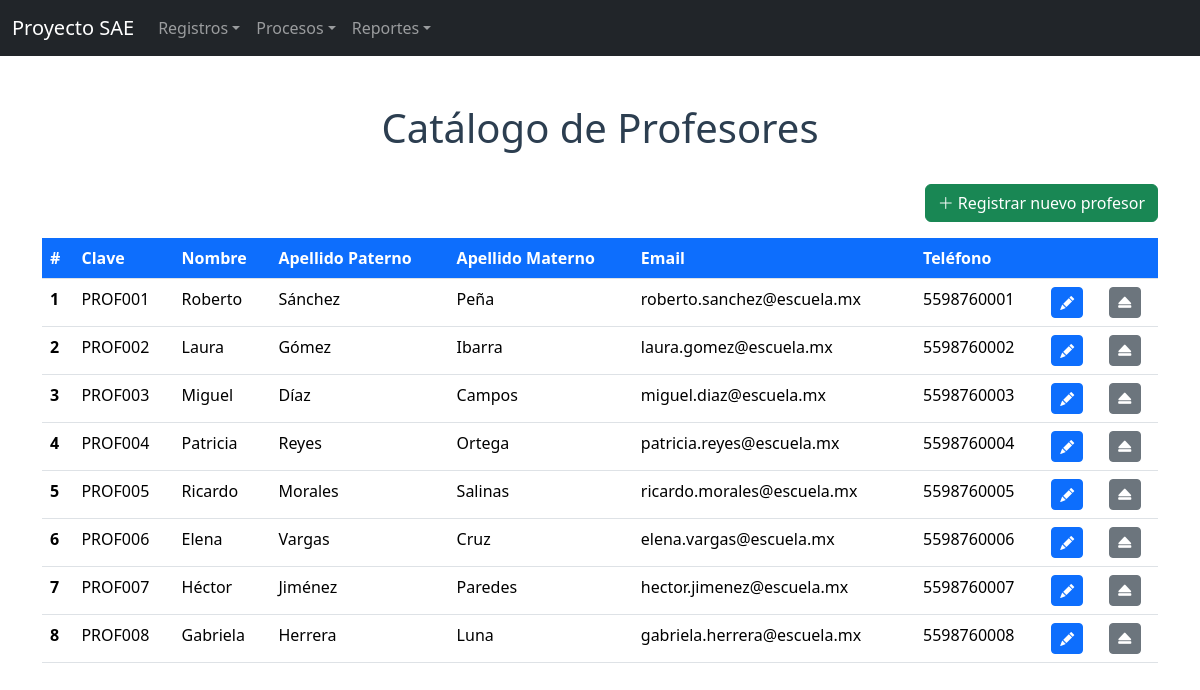
The app's page /Cruds/crudprofesores.php with its own data.
### tables this page shows
CREATE TABLE profesores (
    ID_PROFESORES     INT AUTO_INCREMENT PRIMARY KEY,
    CLAVE             VARCHAR(15) NOT NULL,
    NOMBRE            VARCHAR(30) NOT NULL,
    APELLIDO_PATERNO  VARCHAR(15) NOT NULL,
    APELLIDO_MATERNO  VARCHAR(15) NOT NULL,
    CORREO            VARCHAR(50) NOT NULL,
    TELEFONO          VARCHAR(35) NOT NULL,
    ESTATUS           VARCHAR(4)  NOT NULL DEFAULT 'ALTA'
);

### Cruds/conexion.php (called while the page is built, shortened)
<?php
$base = preg_replace('#/(Cruds|formularios)/.*$#i', '', $_SERVER['SCRIPT_NAME']);
$servidor = "localhost";
$usuario  = "root";
$password = "";
$base_datos = "proyecto_sae";
$conexion = new mysqli($servidor, $usuario, $password, $base_datos);
$conexion->set_charset("utf8mb4");
return $conexion;

### Cruds/crudprofesores.php (the view, shortened to what this page needs)
<?php
$mysqli = include "conexion.php";
$resultado = $mysqli->query("SELECT ID_PROFESORES AS idprof, CLAVE AS clave, NOMBRE AS nombre, APELLIDO_PATERNO AS apaterno, APELLIDO_MATERNO AS amaterno, CORREO AS correo, TELEFONO AS telefono FROM profesores WHERE ESTATUS = 'ALTA'");
$profesores = $resultado->fetch_all(MYSQLI_ASSOC);
?>
<!DOCTYPE html>
<html lang="es">
<head>
    <link href="<?= $base ?>/assets/css/bootstrap.min.css" rel="stylesheet">
    <link rel="stylesheet" href="<?= $base ?>/assets/css/bootstrap-icons.css">
</head>
<body>
<?php include __DIR__ . "/../NavBar/navbar.php"; ?>
<div class="container">
    <br><br>
    <h1 align="center">Catálogo de Profesores</h1>
    <br>
    <div class="d-flex justify-content-end mb-3">
        <a href="<?= $base ?>/formularios/alta/Formulario_Profesores.php" class="btn btn-success">
            <i class="bi bi-plus-lg"></i> Registrar nuevo profesor
        </a>
    </div>
    <table class="table">
        <thead class="thead-dark">
            <tr>
                <th scope="col">#</th>
                <th scope="col">Clave</th>
                <th scope="col">Nombre</th>
                <th scope="col">Apellido Paterno</th>
                <th scope="col">Apellido Materno</th>
                <th scope="col">Email</th>
                <th scope="col">Teléfono</th>
                <th scope="col"></th>
                <th scope="col"></th>
            </tr>
        </thead>
        <tbody>
<?php foreach ($profesores as $profesor) { ?>
            <tr>
                <th scope="row"><?php echo $profesor["idprof"]; ?></th>
                <td><?php echo htmlspecialchars($profesor["clave"]); ?></td>
                <td><?php echo htmlspecialchars($profesor["nombre"]); ?></td>
                <td><?php echo htmlspecialchars($profesor["apaterno"]); ?></td>
                <td><?php echo htmlspecialchars($profesor["amaterno"]); ?></td>
                <td><?php echo htmlspecialchars($profesor["correo"]); ?></td>
                <td><?php echo htmlspecialchars($profesor["telefono"]); ?></td>
                <td>
                    <a href="<?= $base ?>/formularios/modificar/Modificar_Profesores.php?id=<?php echo $profesor["idprof"]; ?>" class="btn btn-sm btn-primary" title="Modificar">
                        <i class="bi bi-pencil-fill"></i>
                    </a>
                </td>
                <td>
                    <a href="crudprofesores.php?baja=<?php echo $profesor["idprof"]; ?>" class="btn btn-sm btn-secondary" title="Baja" onclick="return confirm('¿Dar de baja este profesor?');">
                        <i class="bi bi-eject-fill"></i>
                    </a>
                </td>
            </tr>
<?php } ?>
        </tbody>
    </table>
</div>
</body>
</html>

### Cruds/crudprofesores.php (style rules this page uses)
thead.thead-dark th { background-color: #0d6efd; color: #ffffff; }
h1 { color: #2c3e50; }

### records on screen
profesores: ID_PROFESORES "1", CLAVE "PROF001", NOMBRE "Roberto", APELLIDO_PATERNO "Sánchez", APELLIDO_MATERNO "Peña", CORREO "roberto.sanchez@escuela.mx", TELEFONO "5598760001"
profesores: ID_PROFESORES "2", CLAVE "PROF002", NOMBRE "Laura", APELLIDO_PATERNO "Gómez", APELLIDO_MATERNO "Ibarra", CORREO "laura.gomez@escuela.mx", TELEFONO "5598760002"
profesores: ID_PROFESORES "3", CLAVE "PROF003", NOMBRE "Miguel", APELLIDO_PATERNO "Díaz", APELLIDO_MATERNO "Campos", CORREO "miguel.diaz@escuela.mx", TELEFONO "5598760003"
profesores: ID_PROFESORES "4", CLAVE "PROF004", NOMBRE "Patricia", APELLIDO_PATERNO "Reyes", APELLIDO_MATERNO "Ortega", CORREO "patricia.reyes@escuela.mx", TELEFONO "5598760004"
profesores: ID_PROFESORES "5", CLAVE "PROF005", NOMBRE "Ricardo", APELLIDO_PATERNO "Morales", APELLIDO_MATERNO "Salinas", CORREO "ricardo.morales@escuela.mx", TELEFONO "5598760005"
profesores: ID_PROFESORES "6", CLAVE "PROF006", NOMBRE "Elena", APELLIDO_PATERNO "Vargas", APELLIDO_MATERNO "Cruz", CORREO "elena.vargas@escuela.mx", TELEFONO "5598760006"
profesores: ID_PROFESORES "7", CLAVE "PROF007", NOMBRE "Héctor", APELLIDO_PATERNO "Jiménez", APELLIDO_MATERNO "Paredes", CORREO "hector.jimenez@escuela.mx", TELEFONO "5598760007"
profesores: ID_PROFESORES "8", CLAVE "PROF008", NOMBRE "Gabriela", APELLIDO_PATERNO "Herrera", APELLIDO_MATERNO "Luna", CORREO "gabriela.herrera@escuela.mx", TELEFONO "5598760008"
